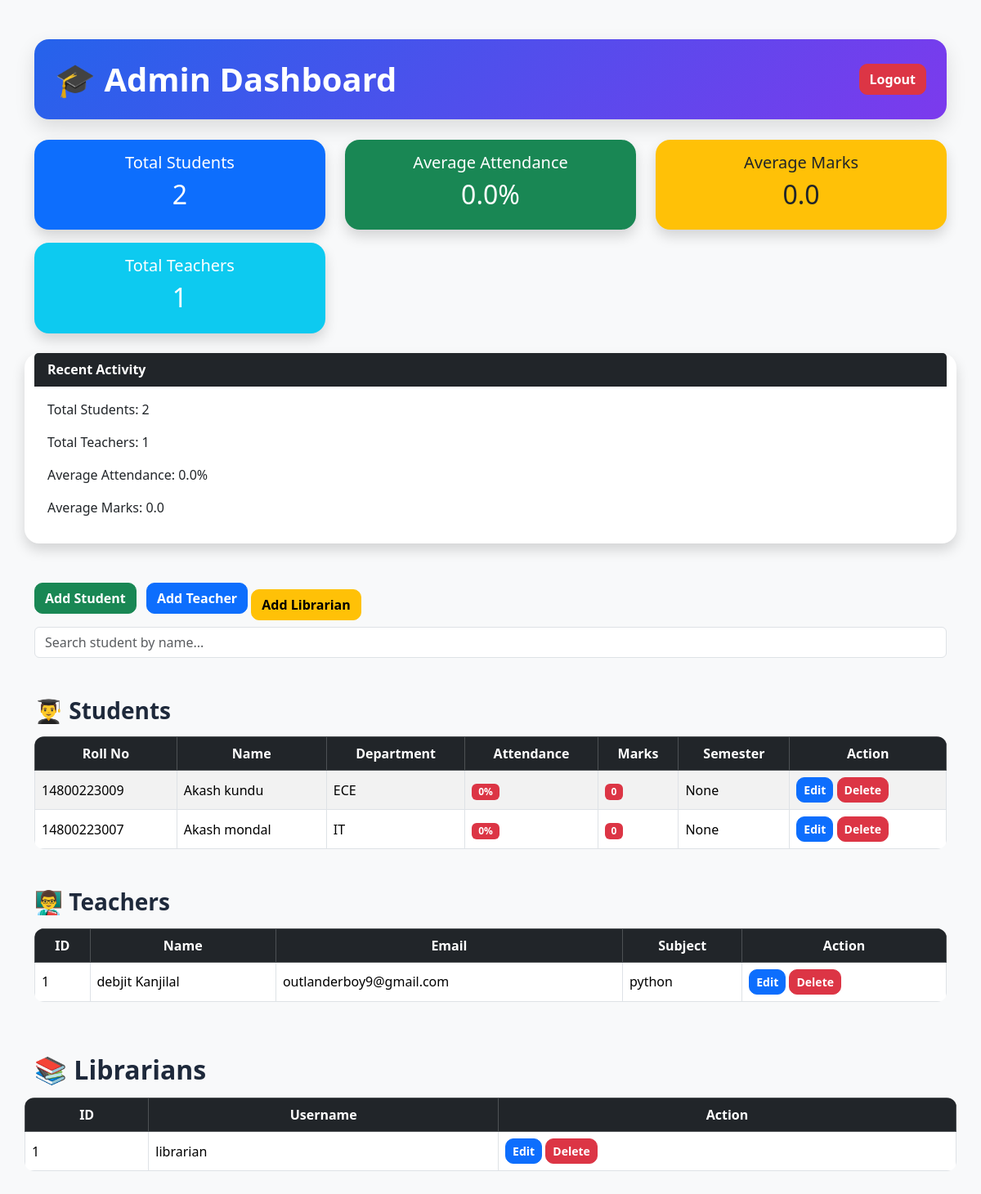
Before: /admin (signed in) with the older database file.
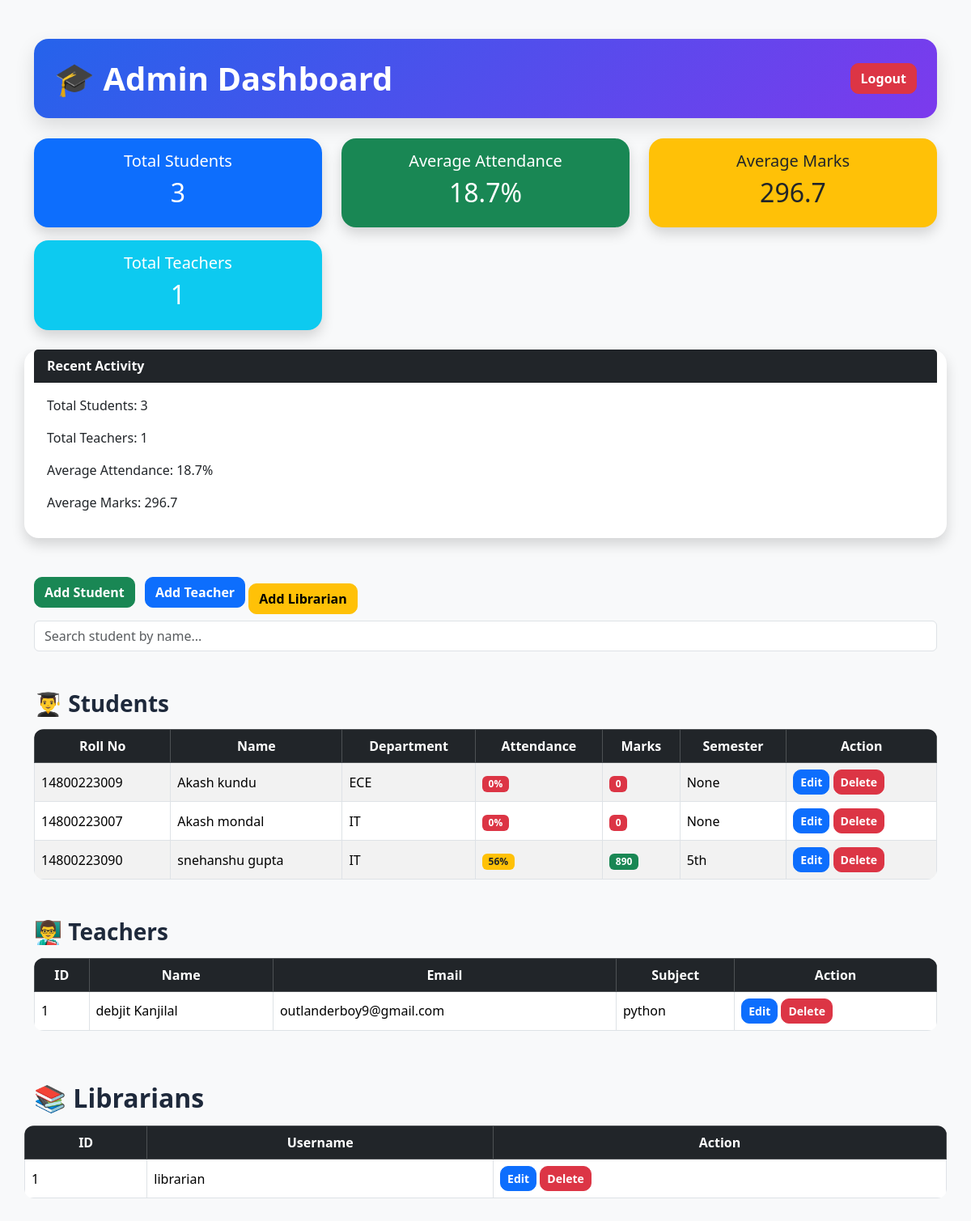
After: the same page with the newer database file.
### models.py (models this page shows)
class Student(db.Model):
    id = db.Column(db.Integer, primary_key=True)
    roll_number = db.Column(db.String(50), unique=True)
    name = db.Column(db.String(100))
    email = db.Column(db.String(100))
    department = db.Column(db.String(100))
    password = db.Column(db.String(100))
    attendance = db.Column(db.Integer, default=0)
    marks = db.Column(db.Integer, default=0)
    semester = db.Column(db.String(50))
    photo = db.Column(db.String(200))
    signature = db.Column(db.String(200))

class Teacher(db.Model):
    id = db.Column(db.Integer, primary_key=True)
    name = db.Column(db.String(100), nullable=False)
    email = db.Column(db.String(100), unique=True, nullable=False)
    subject = db.Column(db.String(100), nullable=False)
    password = db.Column(db.String(100), nullable=False)

class Librarian(db.Model):
    id = db.Column(db.Integer, primary_key=True)
    username = db.Column(db.String(100), unique=True)
    password = db.Column(db.String(100))

### app.py (the view)
@app.route("/admin")
def admin():
    if "admin" not in session:
        return redirect("/admin_login")
    search = request.args.get("search")
    teachers = Teacher.query.all()
    librarians = Librarian.query.all()
    if search:
        students = Student.query.filter(
            Student.name.contains(search)
        ).all()
    else:
        students = Student.query.all()
    total_students = len(students)
    total_teachers = Teacher.query.count()
    if total_students > 0:
        avg_attendance = sum(s.attendance for s in students) / total_students
        avg_marks = sum(s.marks for s in students) / total_students
    else:
        avg_attendance = 0
        avg_marks = 0
    return render_template(
        "admin_dashboard.html",
        students=students,
        teachers=teachers,
        librarians = Librarian.query.all(),
        total_students=total_students,
        total_teachers=total_teachers,
        avg_attendance=round(avg_attendance, 1),
        avg_marks=round(avg_marks, 1)
    )

### templates/admin_dashboard.html (shortened to what the changed rows need)
<!DOCTYPE html>
<html>
<head>
    <link href="https://cdn.jsdelivr.net/npm/bootstrap@5.3.3/dist/css/bootstrap.min.css" rel="stylesheet">
</head>
<body class="bg-light">
<div class="container mt-5">
<div class="admin-header d-flex justify-content-between align-items-center">
    <h1>🎓 Admin Dashboard</h1>
</div>
    <div class="row mb-4">
    <div class="col-md-4">
        <div class="card bg-primary text-white shadow">
            <div class="card-body text-center">
                <h5>Total Students</h5>
                <h2>{{ total_students }}</h2>
            </div>
        </div>
    </div>
    <div class="col-md-4">
        <div class="card bg-success text-white shadow">
            <div class="card-body text-center">
                <h5>Average Attendance</h5>
                <h2>{{ avg_attendance }}%</h2>
            </div>
        </div>
    </div>
    <div class="col-md-4">
        <div class="card bg-warning text-dark shadow">
            <div class="card-body text-center">
                <h5>Average Marks</h5>
                <h2>{{ avg_marks }}</h2>
            </div>
        </div>
    </div>
    <div class="col-md-4 mt-3">
    <div class="card bg-info text-white shadow">
        <div class="card-body text-center">
            <h2>{{ total_teachers }}</h2>
        </div>
    </div>
</div>
<div class="card shadow mt-4">
    <div class="card-body">
        <p>Total Students: {{ total_students }}</p>
        <p>Total Teachers: {{ total_teachers }}</p>
        <p>Average Attendance: {{ avg_attendance }}%</p>
        <p>Average Marks: {{ avg_marks }}</p>
    </div>
</div>
<div class="container mt-5">
    <table class="table table-bordered table-striped">
        <thead class="table-dark">
            <tr>
                <th>Roll No</th>
                <th>Name</th>
                <th>Department</th>
                <th>Attendance</th>
                <th>Marks</th>
                <th>Semester</th>
                <th>Action</th>
            </tr>
        </thead>
        <tbody>
            {% for student in students %}
            <tr>
                <td>{{ student.roll_number }}</td>
                <td>{{ student.name }}</td>
                <td>{{ student.department }}</td>
 <td>
{% if student.attendance >= 75 %}
<span class="badge bg-success">
    {{ student.attendance }}%
</span>
{% elif student.attendance >= 50 %}
<span class="badge bg-warning text-dark">
    {{ student.attendance }}%
</span>
{% else %}
<span class="badge bg-danger">
    {{ student.attendance }}%
</span>
{% endif %}
</td>
                <td>
{% if student.marks >= 800 %}
<span class="badge bg-success">
    {{ student.marks }}
</span>
{% elif student.marks >= 500 %}
<span class="badge bg-warning text-dark">
    {{ student.marks }}
</span>
{% else %}
<span class="badge bg-danger">
    {{ student.marks }}
</span>
{% endif %}
</td>
                <td>{{ student.semester }}</td>
  <td>
    <a href="/edit_student/{{ student.id }}"
       class="btn btn-primary btn-sm">
       Edit
    </a>
   <a href="/delete_student/{{ student.id }}"
   class="btn btn-danger btn-sm"
   onclick="return confirm('Delete this student?')">
   Delete
</a>
</td>
            </tr>
            {% endfor %}
        </tbody>
    </table>
<table class="table table-bordered">
    <thead class="table-dark">
        <tr>
            <th>ID</th>
            <th>Name</th>
            <th>Email</th>
            <th>Subject</th>
            <th>Action</th>
        </tr>
    </thead>
    <tbody>
        {% for teacher in teachers %}
        <tr>
            <td>{{ teacher.id }}</td>
            <td>{{ teacher.name }}</td>
            <td>{{ teacher.email }}</td>
            <td>{{ teacher.subject }}</td>
            <td>
    <a href="/edit_teacher/{{ teacher.id }}"
       class="btn btn-primary btn-sm">
       Edit
    </a>
   <a href="/delete_teacher/{{ teacher.id }}"
   class="btn btn-danger btn-sm"
   onclick="return confirm('Delete this teacher?')">
   Delete
</a>
</td>
        </tr>
        {% endfor %}
    </tbody>
</table>
</div>
<h2 class="section-title mt-5">📚 Librarians</h2>
<table class="table table-bordered">
    <thead class="table-dark">
        <tr>
            <th>ID</th>
            <th>Username</th>
            <th>Action</th>
        </tr>
    </thead>
    <tbody>
        {% for librarian in librarians %}
        <tr>
            <td>{{ librarian.id }}</td>
            <td>{{ librarian.username }}</td>
            <td>
                <a href="/edit_librarian/{{ librarian.id }}"
                   class="btn btn-primary btn-sm">
                   Edit
                </a>
                <a href="/delete_librarian/{{ librarian.id }}"
                   class="btn btn-danger btn-sm">
                   Delete
                </a>
            </td>
        </tr>
        {% endfor %}
    </tbody>
</table>
</body>
</html>

Changed rows visible on the page:
added Student: roll_number "14800223090", name "snehanshu gupta", department "IT", attendance "56", marks "890", semester "5th"
Other visible differences:
{{ total_students }}: "2" → "3"
{{ avg_attendance }}: "0.0" → "18.7"
{{ avg_marks }}: "0.0" → "296.7"
